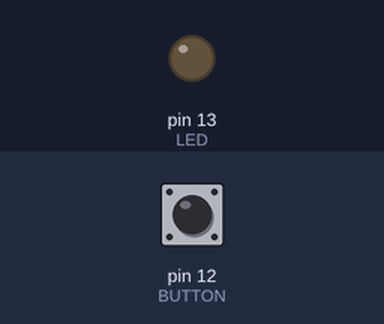
Simulated run of this sketch. Board: Arduino Uno, built with avr-gcc and run on an emulated ATmega328P. Shown: output pins drawn as LEDs (lit = HIGH). The test bench sets the inputs (shaded band); at power-on: pin 12 (BUTTON) LOW.

Above: at 1.2 s.
1.3 s: pin 12 (BUTTON) pulled HIGH for 0.15 s
At 1.37 s:
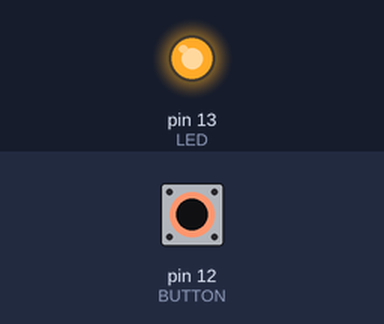
2.9 s: pin 12 (BUTTON) pulled HIGH for 3.2 s
At 6.7 s:
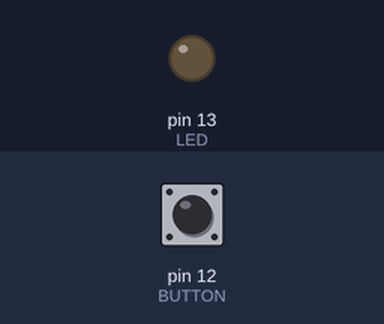
Timing chart, 0 to 8.2 s (numbered marks = the images above; inputs shaded):
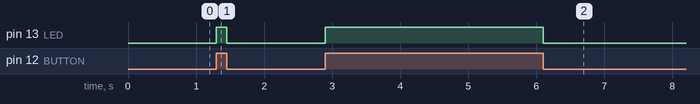

Measured:
- after the input at 1.3 s, pin 13 (LED): LOW → HIGH at once, → LOW 0.15 s later
- after the input at 2.9 s, pin 13 (LED): LOW → HIGH at once, → LOW 3.2 s later

The sketch:

push-button.ino
```cpp
#define LED 13
#define BUTTON 12


void turnOn(int button, int led);


void setup()
{
	pinMode(LED, OUTPUT);
  	pinMode(BUTTON, INPUT);
}

void loop()
{
	turnOn(BUTTON, LED);
}


void turnOn(int button, int led)
{
  	if (digitalRead(button))
  		digitalWrite(led, HIGH);
    else
      	digitalWrite(led, LOW);
}
```
